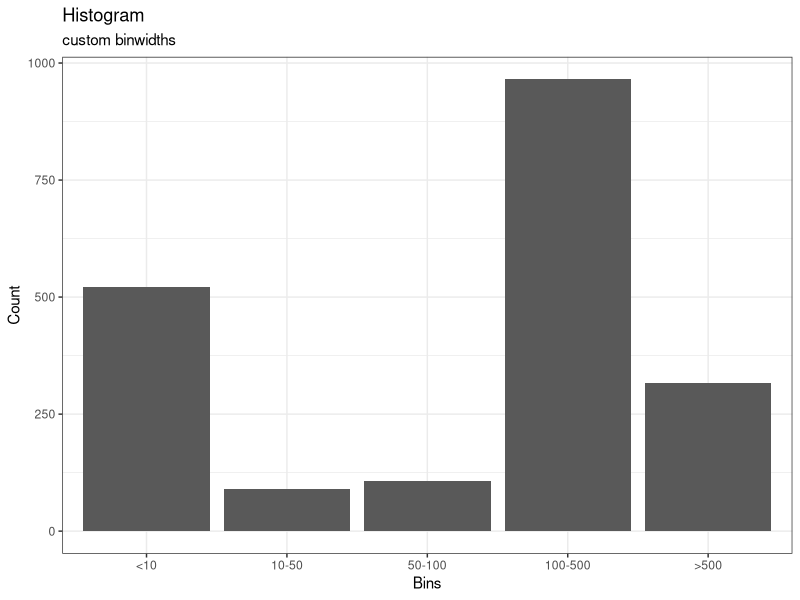

Source code (R):
## ---- chunk 1
knitr::opts_chunk$set(echo = TRUE)
library(tidyverse)
## ---- chunk 2
# variable set up
timeseries <- c(seq(1:1000))
bins <- c(10,50,100,500)
colnames <- 0
colnames2 <- 0

# creates col names based on bins - Whoohooo!!!
for (i in 1:(length(bins)+1)){
  if (i==1){
    colnames[i] <- paste0("<", as.character(bins[i]))
  }
  else if (i==length(bins)+1){
   colnames[i] <- paste0(">", as.character(bins[i-1])) 
  }
  else {
    colnames[i] <- paste(as.character(bins[i-1]), as.character(bins[i]), sep="-")
  }
}

# creates markov relations col names - let's goo!~~
n=1
for (i in 1:length(colnames)){
  for (j in 1:length(colnames)){
   colnames2[n] <- paste(colnames[i], colnames[j], sep=" to ")
   n = n+1
  }
}

# simple variable binning - I'm on fucking fire
for (i in 1:length(timeseries)){
  for (j in 0:length(bins)){
    if (j == 0 && timeseries[i] <= bins[j+1]){
      print(paste("<=", bins[j+1], timeseries[i]))
    }
    else if (j == length(bins) && timeseries[i] > bins[j]){
      print(paste(">", bins[j], timeseries[i]))
    }
    else if (timeseries[i] > bins[j] && timeseries[i] <= bins[j+1]){
      print(paste(paste(bins[j], bins[j+1], sep = " to "), timeseries[i]))
    }
  }
}

## ---- chunk 3
# custom binned graphing
timeseries <- rnorm(2000, mean = 200, sd = 300)
bins <- c(10,50,100,500)
colnames <- 0

# creates col names based on bins - Whoohooo!!!
for (i in 1:(length(bins)+1)){
  if (i==1){
    colnames[i] <- paste0("<", as.character(bins[i]))
  }
  else if (i==length(bins)+1){
   colnames[i] <- paste0(">", as.character(bins[i-1])) 
  }
  else {
    colnames[i] <- paste(as.character(bins[i-1]), as.character(bins[i]), sep="-")
  }
}

count = c(rep(0, (length(bins)+1)))
for (i in 1:length(timeseries)){
  for (j in 0:length(bins)){
    if (j == 0 && timeseries[i] <= bins[j+1]){
      count[j+1] = count[j+1]+1
    }
    else if (j == length(bins) && timeseries[i] > bins[j]){
      count[j+1] = count[j+1]+1
    }
    else if (timeseries[i] > bins[j] && timeseries[i] <= bins[j+1]){
      count[j+1] = count[j+1]+1
    }
  }
}

bin = as.factor(colnames) %>% 
  fct_relevel(colnames)

data = tibble(bin, count)

ggplot(data = data)+
  geom_col(aes(x = bin, y = count))+
  theme_bw()+
  labs(title="Histogram", x = "Bins", y = "Count",
       subtitle="custom binwidths")

